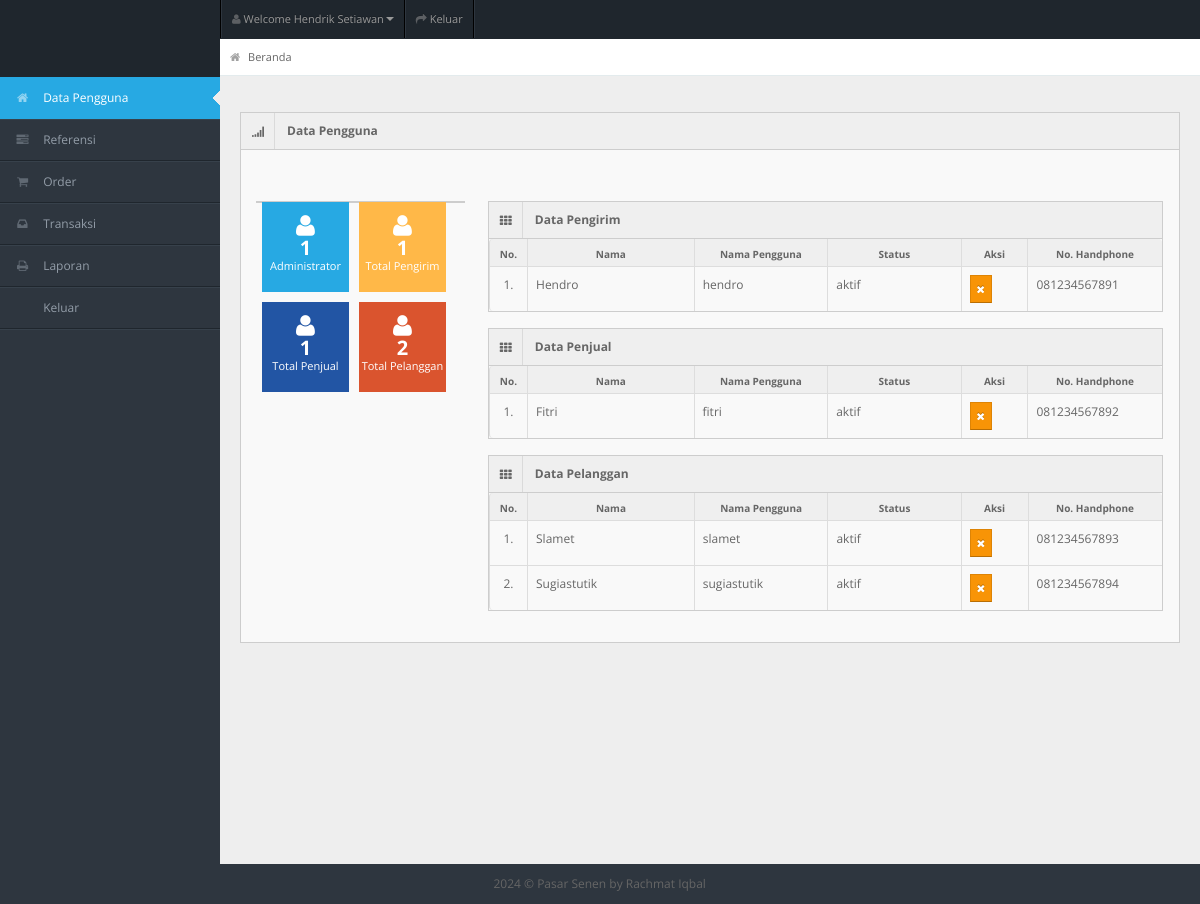
Page /beranda.php (signed in) on the committed database.
### tables this page shows
CREATE TABLE `tb_user` (
  `id_user` int(11) NOT NULL,
  `username` varchar(150) NOT NULL,
  `password` varchar(150) NOT NULL,
  `nama_user` varchar(150) NOT NULL,
  `id_level` int(11) NOT NULL,
  `status` varchar(150) NOT NULL,
  `no_hp` varchar(15) NOT NULL
);

### beranda.php (the view, shortened to what this page needs)
<!DOCTYPE html>
<?php
include "connection/koneksi.php";
$id = $_SESSION['id_user'];
if(isset ($_SESSION['username'])){
  $query = "select * from tb_user natural join tb_level where id_user = $id";
  mysqli_query($conn, $query);
  $sql = mysqli_query($conn, $query);
  $query_jml_adm = "select count(*) AS jumlah_adm from tb_user natural join tb_level where id_level = 1 and status = 'aktif'";
  $sql_jml_adm = mysqli_query($conn, $query_jml_adm);
  $result_adm = mysqli_fetch_array($sql_jml_adm);
  $query_jml_wtr = "select count(*) AS jumlah_wtr from tb_user natural join tb_level where id_level = 2 and status = 'aktif'";
  $sql_jml_wtr = mysqli_query($conn, $query_jml_wtr);
  $result_wtr = mysqli_fetch_array($sql_jml_wtr);
  $query_jml_own = "select count(*) AS jumlah_own from tb_user natural join tb_level where id_level = 3 and status = 'aktif'";
  $sql_jml_own = mysqli_query($conn, $query_jml_own);
  $result_own = mysqli_fetch_array($sql_jml_own);
  $query_jml_plg = "select count(*) AS jumlah_plg from tb_user natural join tb_level where id_level = 4 and status = 'aktif'";
  $sql_jml_plg = mysqli_query($conn, $query_jml_plg);
  $result_plg = mysqli_fetch_array($sql_jml_plg);
  while($r = mysqli_fetch_array($sql)){
?>
<html lang="en">
<head>
<link rel="stylesheet" href="template/dashboard/css/bootstrap.min.css" />
<link rel="stylesheet" href="template/dashboard/css/bootstrap-responsive.min.css" />
<link rel="stylesheet" href="template/dashboard/css/fullcalendar.css" />
<link rel="stylesheet" href="template/dashboard/css/matrix-style.css" />
<link rel="stylesheet" href="template/dashboard/css/matrix-media.css" />
<link href="template/dashboard/font-awesome/css/font-awesome.css" rel="stylesheet" />
<link rel="stylesheet" href="template/dashboard/css/jquery.gritter.css" />
</head>
<body>
<div id="header">
  <h1><a href="dashboard.php">Beranda</a></h1>
</div>
<div id="user-nav" class="navbar navbar-inverse">
  <ul class="nav">
    <li  class="dropdown" id="profile-messages" ><a title="" href="#" data-toggle="dropdown" data-target="#profile-messages" class="dropdown-toggle"><i class="icon icon-user"></i>  <span class="text">Welcome <?php echo $r['nama_user'];?></span><b class="caret"></b></a>
    </li>
    <li class=""><a title="" href="logout.php"><i class="icon icon-share-alt"></i> <span class="text">Keluar</span></a></li>
  </ul>
</div>
<div id="sidebar"><a href="beranda.php" class="visible-phone"><i class="icon icon-home"></i> Beranda</a>
  <ul>
  <?php
    if($r['id_level'] == 1){
  ?>
    <li class="active"><a href="beranda.php"><i class="icon icon-home"></i> <span>Data Pengguna</span></a> </li>
    <li> <a href="entri_referensi.php"><i class="icon icon-tasks"></i> <span>Referensi</span></a> </li>
    <li> <a href="entri_order.php"><i class="icon icon-shopping-cart"></i> <span>Order</span></a> </li>
    <li> <a href="entri_transaksi.php"><i class="icon icon-inbox"></i> <span>Transaksi</span></a> </li>
    <li> <a href="generate_laporan.php"><i class="icon icon-print"></i> <span>Laporan</span></a> </li>
    <li> <a href="logout.php"><i class="icon icon-sign-out"></i> <span>Keluar</span></a> </li>
  <?php
    } else if($r['id_level'] == 2){
  ?>
    <li class="active"><a href="beranda.php"><i class="icon icon-home"></i> <span>Beranda</span></a> </li>
    <li> <a href="entri_transaksi.php"><i class="icon icon-inbox"></i> <span>Transaksi</span></a> </li>
    <li> <a href="logout.php"><i class="icon icon-sign-out"></i> <span>Keluar</span></a> </li>
  <?php
    } else if($r['id_level'] == 3){
  ?>
    <li class="active"><a href="beranda.php"><i class="icon icon-home"></i> <span>Beranda</span></a> </li>
    <li> <a href="entri_referensi.php"><i class="icon icon-tasks"></i> <span>Referensi</span></a> </li>
    <li> <a href="entri_transaksi.php"><i class="icon icon-inbox"></i> <span>Transaksi</span></a> </li>
    <li> <a href="generate_laporan.php"><i class="icon icon-print"></i> <span>Laporan</span></a> </li>
    <li> <a href="logout.php"><i class="icon icon-sign-out"></i> <span>Keluar</span></a> </li>
  <?php
    } else if($r['id_level'] == 4){
  ?>
    <li class="active"><a href="beranda.php"><i class="icon icon-home"></i> <span>Beranda</span></a> </li>
    <li> <a href="entri_order.php"><i class="icon icon-shopping-cart"></i> <span>Order</span></a> </li>
    <li> <a href="logout.php"><i class="icon icon-sign-out"></i> <span>Keluar</span></a> </li>
  <?php
    }
  ?>
  </ul>
</div>
<div id="content">
  <div id="content-header">
    <div id="breadcrumb"> <a href="beranda.php" title="Go to Home" class="tip-bottom"><i class="icon-home"></i> Beranda</a></div>
  </div>
  <div class="container-fluid">
    <div class="row-fluid">
    <?php
      if($r['id_level'] == 1){
    ?>
      <div class="widget-box">
        <div class="widget-title bg_lg"><span class="icon"><i class="icon-signal"></i></span>
          <h5>Data Pengguna</h5>
        </div>
        <div class="widget-content" >
          <div class="row-fluid">
            <div class="span3">
              <div class="widget-box">
                <div class="widget-content nopadding">
                  <ul class="site-stats quick-actions">
                    <li class="bg_lb"><i class="icon-user"></i> <strong><?php echo $result_adm['jumlah_adm']; ?></strong> <small>Administrator</small></li>
                    <li class="bg_ly"><i class="icon-user"></i> <strong><?php echo $result_wtr['jumlah_wtr']; ?></strong> <small>Total Pengirim</small></li>
                    <li class="bg_ls"><i class="icon-user"></i> <strong><?php echo $result_own['jumlah_own']; ?></strong> <small>Total Penjual</small></li>
                    <li class="bg_lo"><i class="icon-user"></i> <strong><?php echo $result_plg['jumlah_plg']; ?></strong> <small>Total Pelanggan</small></li>
                  </ul>
                </div>
              </div>
            </div>
            <div class="span9">
              <div class="widget-box">
                <?php
                  $query_data_wtr = "select * from tb_user where id_level = 2";
                  $sql_data_wtr = mysqli_query($conn, $query_data_wtr);
                  $no = 1;
                ?>
                <div class="widget-title"> <span class="icon"> <i class="icon-th"></i> </span>
                  <h5>Data Pengirim</h5>
                </div>
                <div class="widget-content nopadding">
                  <table class="table table-bordered" style="width: 100%">
                    <thead>
                      <tr>
                        <th style="width:5%">No.</th>
                        <th style="width:25%">Nama</th>
                        <th style="width:20%">Nama Pengguna</th>
                        <th style="width:20%">Status</th>
                        <th style="width:10%">Aksi</th>
                        <th style="width:20%">No. Handphone</th>
                      </tr>
                    </thead>
                    <tbody>
                      <?php
                        while($r_dt_wtr = mysqli_fetch_array($sql_data_wtr)){
                      ?>
                        <tr class="odd gradeX">
                          <td><center><?php echo $no++; ?>.</center></td>
                          <td><?php echo $r_dt_wtr['nama_user']; ?></td>
                          <td><?php echo $r_dt_wtr['username']; ?></td>
                          <td><?php echo $r_dt_wtr['status']; ?></td>
                          <td>
                            <form action="" method="post">
                            <?php
                              if($r_dt_wtr['status'] == 'aktif'){
                            ?>
                                <button name="unvalidasi" value="<?php echo $r_dt_wtr['id_user']; ?>" class="btn btn-warning btn-mini">
                                  <i class='icon icon-remove'></i>
                                </button>
                            <?php
                              }
                            ?>
                            </form>
                          </td>
                          <td><?php echo $r_dt_wtr['no_hp']; ?></td>
                        </tr>
                      <?php
                        }
                      ?>
                    </tbody>
                  </table>
                </div>
              </div>
              <div class="widget-box">
                <?php
                  $query_data_own = "select * from tb_user where id_level = 3";
                  $sql_data_own = mysqli_query($conn, $query_data_own);
                  $no_own = 1;
                ?>
                <div class="widget-title"> <span class="icon"> <i class="icon-th"></i> </span>
                  <h5>Data Penjual</h5>
                </div>
                <div class="widget-content nopadding">
                  <table class="table table-bordered table-striped" style="width: 100%">
                    <thead>
                      <tr>
                        <th style="width:5%">No.</th>
                        <th style="width:25%">Nama</th>
                        <th style="width:20%">Nama Pengguna</th>
                        <th style="width:20%">Status</th>
                        <th style="width:10%">Aksi</th>
                        <th style="width:20%">No. Handphone</th>
                      </tr>
                    </thead>
                    <tbody>
                      <?php
                        while($r_dt_own = mysqli_fetch_array($sql_data_own)){
                      ?>
                        <tr class="odd gradeX">
                          <td><center><?php echo $no_own++; ?>.</center></td>
                          <td><?php echo $r_dt_own['nama_user']; ?></td>
                          <td><?php echo $r_dt_own['username']; ?></td>
                          <td><?php echo $r_dt_own['status']; ?></td>
                          <td>
                            <form action="" method="post">
                            <?php
                              if($r_dt_own['status'] == 'aktif'){
                            ?>
                                <button name="unvalidasi" value="<?php echo $r_dt_own['id_user']; ?>" class="btn btn-warning btn-mini">
                                  <i class='icon icon-remove'></i>
                                </button>
                            <?php
                              }
                            ?>
                            </form>
                          </td>
                          <td><?php echo $r_dt_own['no_hp']; ?></td>
                        </tr>
                      <?php
                        }
                      ?>
                    </tbody>
                  </table>
                </div>
              </div>
              <div class="widget-box">
                <?php
                  $query_data_plg = "select * from tb_user where id_level = 4";
                  $sql_data_plg = mysqli_query($conn, $query_data_plg);
                  $no_plg = 1;
                ?>
                <div class="widget-title"> <span class="icon"> <i class="icon-th"></i> </span>
                  <h5>Data Pelanggan</h5>
                </div>
                <div class="widget-content nopadding">
                  <table class="table table-bordered table-striped" style="width: 100%">
                    <thead>
                      <tr>
                        <th style="width:5%">No.</th>
                        <th style="width:25%">Nama</th>
                        <th style="width:20%">Nama Pengguna</th>
                        <th style="width:20%">Status</th>
                        <th style="width:10%">Aksi</th>
                        <th style="width:20%">No. Handphone</th>
                      </tr>
                    </thead>
                    <tbody>
                      <?php
                        while($r_dt_plg = mysqli_fetch_array($sql_data_plg)){
                      ?>
                        <tr class="odd gradeX">
                          <td><center><?php echo $no_plg++; ?>.</center></td>
                          <td><?php echo $r_dt_plg['nama_user']; ?></td>
                          <td><?php echo $r_dt_plg['username']; ?></td>
                          <td><?php echo $r_dt_plg['status']; ?></td>
                          <td>
                            <form action="" method="post">
                            <?php
                              if($r_dt_plg['status'] == 'aktif'){
                            ?>
                                <button name="unvalidasi" value="<?php echo $r_dt_plg['id_user']; ?>" class="btn btn-warning btn-mini">
                                  <i class='icon icon-remove'></i>
                                </button>
                            <?php
                              }
                            ?>
                            </form>
                          </td>
                          <td><?php echo $r_dt_plg['no_hp']; ?></td>
                        </tr>
                      <?php
                        }
                      ?>
                    </tbody>
                  </table>
                </div>
              </div>
            </div>
          </div>
        </div>
      </div>
      <?php
        }
      ?>
    </div>
  </div>
</div>
<div class="row-fluid">
  <div id="footer" class="span12"> <?php echo date('Y'); ?> &copy; Pasar Senen <a href="#">by Rachmat Iqbal</a> </div>
</div>
</body>
</html>
<?php
  }
} else {
  header('location: logout.php');
}
?>

### template/dashboard/css/matrix-media.css (style rules this page uses)
body { background: #2E363F; }
#header { background-color: #1f262d; margin-top: 10px; }
#sidebar>ul { border-bottom: 1px solid #37414b }
#sidebar>ul>li { border-top: 1px solid #37414b; border-bottom: 1px solid #1f262d; }
#sidebar>ul>li.active { background-color: #27a9e3; border-bottom: 1px solid #27a9e3; border-top: 1px solid #27a9e3; }
#sidebar>ul>li.active a { color: #fff; text-decoration: none; }

### rows in the picture
tb_user: nama_user "Hendrik Setiawan", jumlah_adm "1", jumlah_wtr "1", jumlah_own "1", jumlah_plg "2"
tb_user: nama_user "Hendro", username "hendro", status "aktif", $r_dt_wtr['id_user'] 6 (drawn), no_hp "081234567891"
tb_user: nama_user "Fitri", username "fitri", status "aktif", $r_dt_own['id_user'] 7 (drawn), no_hp "081234567892"
tb_user: nama_user "Slamet", username "slamet", status "aktif", $r_dt_plg['id_user'] 8 (drawn), no_hp "081234567893"
tb_user: nama_user "Sugiastutik", username "sugiastutik", status "aktif", $r_dt_plg['id_user'] 9 (drawn), no_hp "081234567894"
